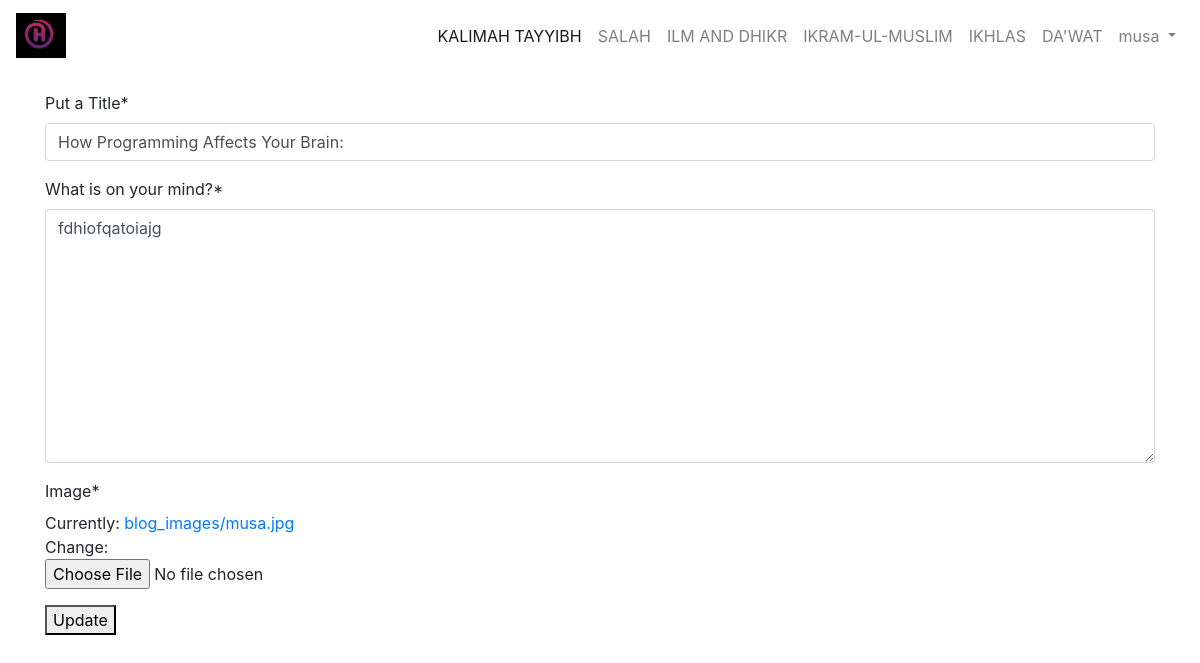
Screenshot of /blog/edit/7/ (signed in) with the database file from the repository.
### App_Blog/models.py (models this page shows, shortened)
class Blog(models.Model):
    author = models.ForeignKey(User, on_delete=models.CASCADE, related_name='post_author')
    blog_title = models.CharField(max_length=100, verbose_name="Put a Title")
    slug = models.SlugField(max_length=100, unique=True)
    blog_content = models.TextField(verbose_name="What is on your mind?")
    blog_image = models.ImageField(upload_to= 'blog_images', verbose_name='Image')
    publish_date = models.DateTimeField(auto_now_add=True)
    update_date = models.DateTimeField(auto_now=True)
    class Meta:
        ordering = ['-publish_date',]

### App_Blog/views.py (the view, shortened to what this page needs)
# urls.py: path('edit/<pk>/', views.UpdateBlog.as_view(), name='edit_blog'),
class UpdateBlog(LoginRequiredMixin, UpdateView):
    model = Blog
    fields = ('blog_title', 'blog_content', 'blog_image')
    template_name = 'App_Blog/edit_blog.html'

### templates/App_Blog/edit_blog.html (shortened to what this page needs)
{% extends 'base.html' %}
{% load crispy_forms_tags %}
{% block body_block %}
{% if blog.author == user %}
<form method="POST">
  {{form|crispy}}
  <button type="submit" name="button">Update</button>
  {% else %}
  <p> Your are not allowed to view this page. 404</p>
</form>
{% endif %}
{% endblock %}

### templates/base.html (shortened to what this page needs)
<!doctype html>
<html lang="en">
{% load static %}
<head>
  <link rel="stylesheet" href="{% static "css/mystyle.css" %}">
  <link rel="stylesheet" href="https://maxcdn.bootstrapcdn.com/bootstrap/4.0.0/css/bootstrap.min.css">
  <link href="https://maxcdn.bootstrapcdn.com/font-awesome/4.7.0/css/font-awesome.min.css" rel="stylesheet">
</head>
<body>
  <nav class="navbar navbar-expand-lg navbar-light">
    <a class="navbar-brand" href="{% url 'index' %}"><img src="/media/logoh.jpg" width="50px"></a>
    <ul class="navbar-nav ml-auto">
      {% if user.is_authenticated %}
      <li class="nav-item">
        <a class="nav-link active" href="{% url 'App_Login:signup' %}">KALIMAH TAYYIBH</a>
      </li>
      <li class="nav-item">
        <a class="nav-link" href="{% url 'App_Login:signup' %}">SALAH</a>
      </li>
      <li class="nav-item">
        <a class="nav-link" href="{% url 'App_Login:signup' %}">ILM AND DHIKR</a>
      </li>
      <li class="nav-item">
        <a class="nav-link" href="{% url 'App_Login:signup' %}">IKRAM-UL-MUSLIM</a>
      </li>
      <li class="nav-item">
        <a class="nav-link" href="{% url 'App_Login:signup' %}">IKHLAS</a>
      </li>
      <li class="nav-item">
        <a class="nav-link" href="{% url 'App_Login:signup' %}">DA'WAT</a>
      </li>
      <div class="nav-item dropdown">
        <a class="nav-link dropdown-toggle" href="#" id="navbardrop" data-toggle="dropdown">
          {{user.username}}
        </a>
      </div>
      {% endif %}
    </ul>
  </nav>
  <div class="container" style="padding-top:20px">
    {% block body_block %}
    {% endblock %}
  </div>
</body>
</html>

### rows the page displays
Blog: blog_title "How Programming Affects Your Brain:", blog_content "fdhiofqatoiajg"

### other values shown
{{ user.username }} "musa"
